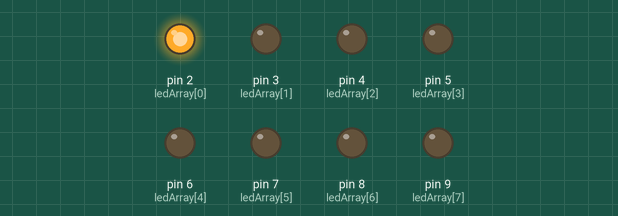
Bench run of a sketch on a simulated Arduino Uno, built with avr-gcc and run on an emulated ATmega328P. Shown: output pins drawn as LEDs (lit = HIGH).

Above: at 0.07 s.
At 0.82 s:
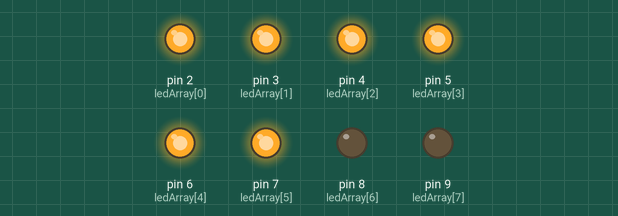
At 1.27 s:
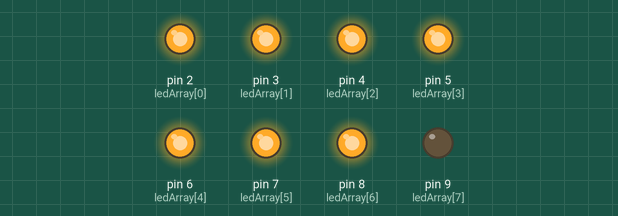
At 2.62 s:
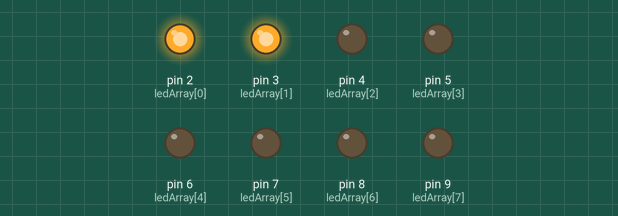
At 3.97 s:
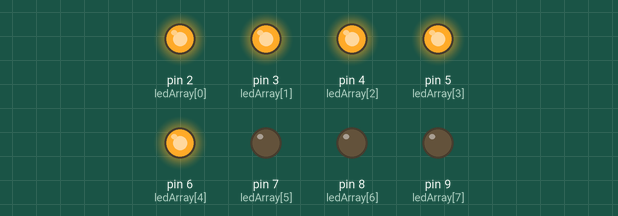
At 5.32 s:
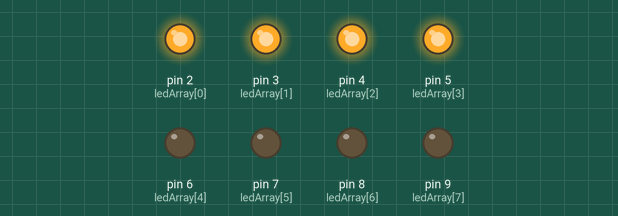
Timing chart, 0 to 5.6 s (numbered marks = the images above):
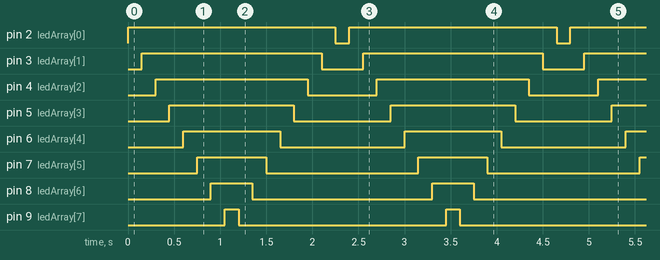

The sketch:

Array_of_Leds.ino
```cpp
int ledArray[] = {2,3,4,5,6,7,8,9};
int delayTime = 150;

void setup() {
  for(int i = 0; i <= 7; i++)
  {
    pinMode(ledArray[i], OUTPUT);

  }

}

void loop() {

  // LEDS WILL ALL ON IN PROGRESSION

  for(int i = 0; i < 8; i++)
  {
    digitalWrite(ledArray[i], HIGH);
    delay(delayTime);
  }

  // LEDS WILL ALL OFF IN PROGRESSION STARTING FROM THE LAST ONE

  for(int i = 7; i >= 0; i--)
  {
    digitalWrite(ledArray[i], LOW);
    delay(delayTime);
  }
}
```

Measured:
- by itself, pin 2 (ledArray[0]): alternates HIGH for 2.3 s and LOW for 0.15 s
- by itself, pin 3 (ledArray[1]): alternates HIGH for 2.0 s and LOW for 0.45 s
- by itself, pin 4 (ledArray[2]): alternates HIGH for 1.7 s and LOW for 0.75 s
- by itself, pin 5 (ledArray[3]): alternates HIGH for 1.4 s and LOW for 1.1 s
- by itself, pin 6 (ledArray[4]): alternates HIGH for 1.1 s and LOW for 1.4 s
- by itself, pin 7 (ledArray[5]): alternates HIGH for 0.75 s and LOW for 1.7 s
- by itself, pin 8 (ledArray[6]): alternates HIGH for 0.45 s and LOW for 2.0 s
- by itself, pin 9 (ledArray[7]): alternates HIGH for 0.15 s and LOW for 2.3 s
